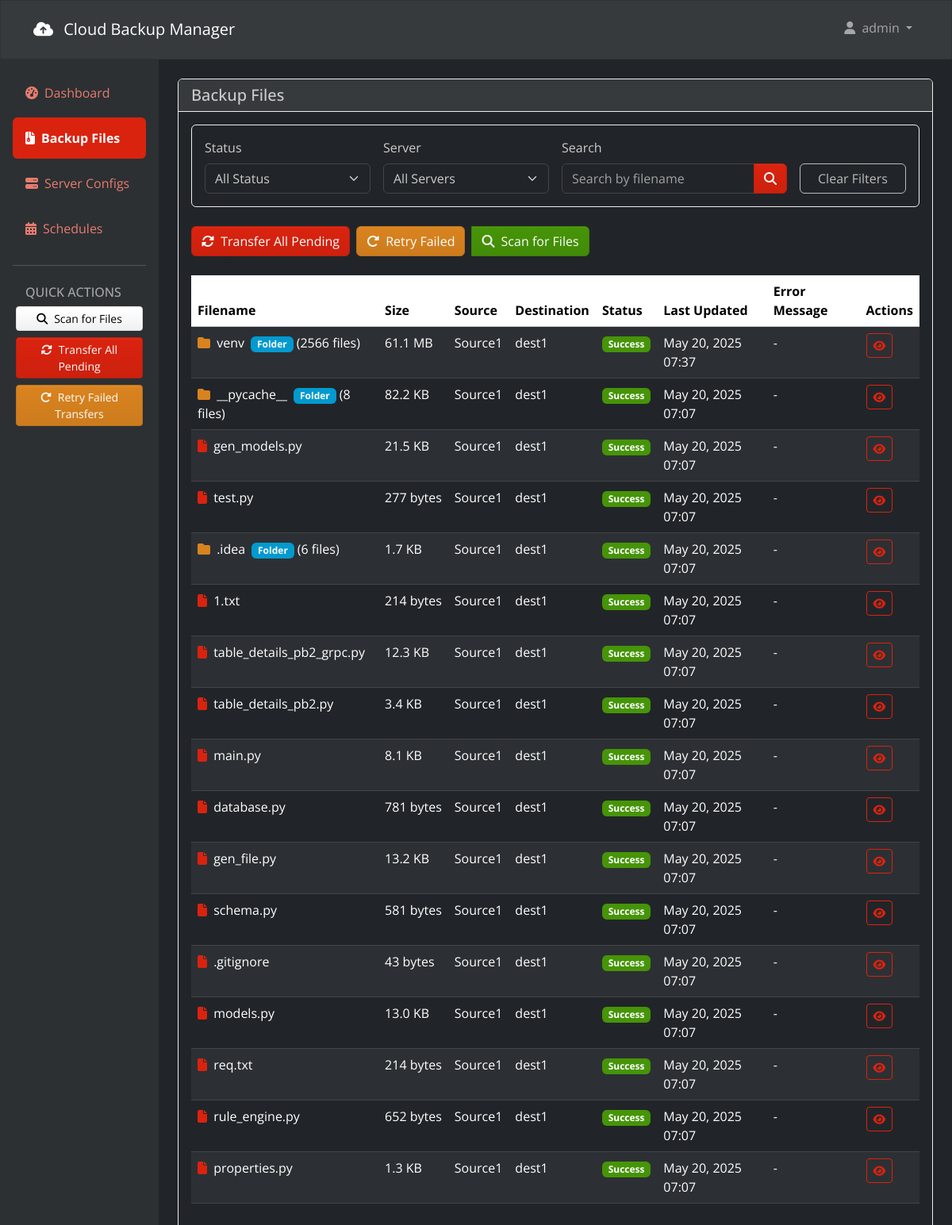
/files/ (signed in), run on the app's committed database.
### backup_app/models.py (models this page shows, shortened)
class BackupFile(models.Model):
    filename = models.CharField(max_length=256)
    file_size = models.BigIntegerField(blank=True, null=True)
    file_created_at = models.DateTimeField(blank=True, null=True)
    file_modified_at = models.DateTimeField(blank=True, null=True)
    source_path = models.CharField(max_length=512)
    destination_path = models.CharField(max_length=512)
    status = models.CharField(
        max_length=20,
        choices=TransferStatus.choices,
        default=TransferStatus.PENDING
    )
    error_message = models.TextField(blank=True, null=True)
    retry_count = models.IntegerField(default=0)
    created_at = models.DateTimeField(default=timezone.now)
    updated_at = models.DateTimeField(auto_now=True)
    source_server = models.ForeignKey(ServerConfig, on_delete=models.CASCADE, related_name='source_files')
    destination_server = models.ForeignKey(ServerConfig, on_delete=models.CASCADE, related_name='destination_files')
    user = models.ForeignKey(User, on_delete=models.CASCADE, related_name='backup_files')
    is_folder = models.BooleanField(default=False)
    files_count = models.IntegerField(default=0)

class ServerConfig(models.Model):
    name = models.CharField(max_length=64)
    host = models.CharField(max_length=120)
    port = models.IntegerField(default=22)
    username = models.CharField(max_length=64)
    password = models.CharField(max_length=256, blank=True, null=True)
    private_key = models.TextField(blank=True, null=True)
    remote_path = models.CharField(max_length=256)
    server_type = models.CharField(max_length=20)  # 'source' or 'destination'
    user = models.ForeignKey(User, on_delete=models.CASCADE, related_name='server_configs')
    created_at = models.DateTimeField(default=timezone.now)

### backup_app/views/dashboard_views.py (the view)
# urls.py: path('files/', dashboard_views.file_list, name='file_list'),
@login_required
def file_list(request):
    status_filter = request.GET.get('status', '')
    server_filter = request.GET.get('server', '')
    search_query = request.GET.get('search', '')
    files = BackupFile.objects.filter(user=request.user)
    if status_filter and status_filter != 'all':
        files = files.filter(status=status_filter)
    if server_filter and server_filter != 'all':
        server_id = int(server_filter)
        files = files.filter(source_server_id=server_id) | files.filter(destination_server_id=server_id)
    if search_query:
        files = files.filter(filename__icontains=search_query)
    files = files.order_by('-updated_at')
    servers = ServerConfig.objects.filter(user=request.user)
    context = {
        'title': 'Backup Files',
        'files': files,
        'servers': servers,
        'status_filter': status_filter,
        'server_filter': server_filter,
        'search_query': search_query,
        'status_choices': TransferStatus.choices,
    }
    return render(request, 'backup_app/file_list.html', context)

### templates/backup_app/file_list.html (shortened to what this page needs)
{% extends 'backup_app/base.html' %}
{% block main_content %}
<div class="card mb-4">
    <div class="card-body">
        <form method="get" action="{% url 'file_list' %}" class="row g-3 align-items-end">
            <div class="col-md-3">
                <label for="statusFilter" class="form-label">Status</label>
                <select class="form-select" id="statusFilter" name="status">
                    <option value="all" {% if status_filter == 'all' or not status_filter %}selected{% endif %}>All Status</option>
                </select>
            </div>
            <div class="col-md-3">
                <label for="serverFilter" class="form-label">Server</label>
                <select class="form-select" id="serverFilter" name="server">
                    <option value="all" {% if server_filter == 'all' or not server_filter %}selected{% endif %}>All Servers</option>
                </select>
            </div>
            <div class="col-md-4">
                <label for="searchQuery" class="form-label">Search</label>
                <div class="input-group">
                    <input type="text" class="form-control" id="searchQuery" name="search" placeholder="Search by filename" value="{{ search_query }}">
                    <button class="btn btn-primary" type="submit"><i class="fas fa-search"></i></button>
                </div>
            </div>
            <div class="col-md-2">
                <a href="{% url 'file_list' %}" class="btn btn-outline-secondary w-100">Clear Filters</a>
            </div>
        </form>
    </div>
</div>
<div class="mb-4">
    <div class="btn-group">
        <form action="{% url 'initiate_transfer_all' %}" method="post" class="d-inline">
            <button type="submit" class="btn btn-primary">
                <i class="fas fa-sync-alt me-1"></i> Transfer All Pending
            </button>
        </form>
        <form action="{% url 'retry_failed' %}" method="post" class="d-inline ms-2">
            <button type="submit" class="btn btn-warning">
                <i class="fas fa-redo-alt me-1"></i> Retry Failed
            </button>
        </form>
        <button type="button" class="btn btn-success ms-2" data-bs-toggle="modal" data-bs-target="#scanModal">
            <i class="fas fa-search me-1"></i> Scan for Files
        </button>
    </div>
</div>
<div class="table-responsive">
    <table class="table table-striped table-hover">
        <thead class="table-light">
            <tr>
                <th>Filename</th>
                <th>Size</th>
                <th>Source</th>
                <th>Destination</th>
                <th>Status</th>
                <th>Last Updated</th>
                <th>Error Message</th>
                <th>Actions</th>
            </tr>
        </thead>
        <tbody>
            {% if files %}
                {% for file in files %}
                    <tr>
                        <td>
                            {% if file.is_folder %}
                                <i class="fas fa-folder text-warning me-1"></i>
                            {% else %}
                                <i class="fas fa-file text-primary me-1"></i>
                            {% endif %}
                            {{ file.filename }}
                            {% if file.is_folder %}
                                <span class="badge bg-info ms-1">Folder</span>
                                {% if file.files_count > 1 %}({{ file.files_count }} files){% endif %}
                            {% endif %}
                        </td>
                        <td>{{ file.file_size|filesizeformat }}</td>
                        <td>{{ file.source_server.name }}</td>
                        <td>{{ file.destination_server.name }}</td>
                        <td>
                            {% if file.status == 'success' %}
                                <span class="badge bg-success">Success</span>
                            {% elif file.status == 'failed' %}
                                <span class="badge bg-danger">Failed</span>
                            {% elif file.status == 'pending' %}
                                <span class="badge bg-warning text-dark">Pending</span>
                            {% elif file.status == 'in_progress' %}
                                <span class="badge bg-info">In Progress</span>
                            {% elif file.status == 'retrying' %}
                                <span class="badge bg-secondary">Retrying</span>
                            {% endif %}
                        </td>
                        <td>{{ file.updated_at|date:"M d, Y H:i" }}</td>
                        <td>
                            {% if file.status == 'failed' and file.error_message %}
                                <span class="text-danger" title="{{ file.error_message }}">{{ file.error_message|truncatechars:50 }}</span>
                            {% else %}
                                <span>-</span>
                            {% endif %}
                        </td>
                        <td>
                            <div class="btn-group btn-group-sm">
                                <a href="{% url 'file_detail' file.id %}" class="btn btn-outline-primary" title="View Details">
                                    <i class="fas fa-eye"></i>
                                </a>
                            </div>
                        </td>
                    </tr>
                {% endfor %}
            {% endif %}
        </tbody>
    </table>
</div>
{% endblock %}

### templates/backup_app/base.html (shortened to what this page needs)
{% load static %}
<!DOCTYPE html>
<html lang="en" data-bs-theme="dark">
<head>
    <link href="https://cdn.jsdelivr.net/npm/bootswatch@5.3.3/dist/simplex/bootstrap.min.css" rel="stylesheet" />
    <link rel="stylesheet" href="https://cdnjs.cloudflare.com/ajax/libs/font-awesome/6.4.0/css/all.min.css" />
</head>
<body>
    <nav class="navbar navbar-expand-lg navbar-dark bg-dark">
        <div class="container">
            <a class="navbar-brand" href="{% url 'dashboard' %}">
                <i class="fas fa-cloud-upload-alt me-2"></i>
                Cloud Backup Manager
            </a>
            <div class="collapse navbar-collapse" id="navbarNav">
                <ul class="navbar-nav ms-auto">
                    {% if user.is_authenticated %}
                    <li class="nav-item dropdown">
                        <a
                            class="nav-link dropdown-toggle"
                            href="#"
                            id="userDropdown"
                            role="button"
                            data-bs-toggle="dropdown"
                            aria-expanded="false"
                        >
                            <i class="fas fa-user me-1"></i> {{ user.username }}
                        </a>
                    </li>
                    {% endif %}
                </ul>
            </div>
        </div>
    </nav>
    <div class="container-fluid p-0">
        {% if user.is_authenticated %}
        <div class="row g-0">
            <div class="col-md-3 col-lg-2 sidebar p-3 bg-body-tertiary">
                <div class="d-flex flex-column">
                    <ul class="nav nav-pills flex-column mb-auto">
                        <li class="nav-item">
                            <a
                                href="{% url 'dashboard' %}"
                                class="nav-link {% if request.resolver_match.url_name == 'dashboard' %}active{% endif %}"
                            >
                                <i class="fas fa-tachometer-alt me-2"></i>Dashboard
                            </a>
                        </li>
                        <li class="nav-item">
                            <a
                                href="{% url 'file_list' %}"
                                class="nav-link {% if request.resolver_match.url_name == 'file_list' or request.resolver_match.url_name == 'file_detail' %}active{% endif %}"
                            >
                                <i class="fas fa-file-archive me-2"></i>Backup Files
                            </a>
                        </li>
                        <li class="nav-item">
                            <a
                                href="{% url 'server_list' %}"
                                class="nav-link {% if 'server' in request.resolver_match.url_name %}active{% endif %}"
                            >
                                <i class="fas fa-server me-2"></i>Server Configs
                            </a>
                        </li>
                        <li class="nav-item">
                            <a
                                href="{% url 'schedule_list' %}"
                                class="nav-link {% if 'schedule' in request.resolver_match.url_name %}active{% endif %}"
                            >
                                <i class="fas fa-calendar-alt me-2"></i>Schedules
                            </a>
                        </li>
                    </ul>
                    <hr class="mt-3" />
                    <h6 class="sidebar-heading px-3 mt-2 mb-2 text-muted text-uppercase">
                        Quick Actions
                    </h6>
                    <div class="d-grid gap-2 px-1">
                        <button
                            type="button"
                            class="btn btn-sm btn-secondary"
                            data-bs-toggle="modal"
                            data-bs-target="#scanModal"
                        >
                            <i class="fas fa-search me-2"></i>Scan for Files
                        </button>
                        <a
                            href="{% url 'initiate_transfer_all' %}"
                            class="btn btn-sm btn-primary"
                            onclick="event.preventDefault(); document.getElementById('transfer-all-form').submit();"
                        >
                            <i class="fas fa-sync-alt me-2"></i>Transfer All Pending
                        </a>
                        <a
                            href="{% url 'retry_failed' %}"
                            class="btn btn-sm btn-warning"
                            onclick="event.preventDefault(); document.getElementById('retry-form').submit();"
                        >
                            <i class="fas fa-redo-alt me-2"></i>Retry Failed Transfers
                        </a>
                    </div>
                </div>
            </div>
            <div class="col-md-9 col-lg-10 content p-4">
                <div class="card shadow-sm">
                    <div class="card-header bg-body-secondary">
                        <h5 class="card-title mb-0">
                            {% block page_title %}{{ title|default:"Page Title" }}{% endblock %}
                        </h5>
                    </div>
                    <div class="card-body">{% block main_content %}{% endblock %}</div>
                </div>
            </div>
        </div>
    {% endif %}
</div>
</body>
</html>

### templates/backup_app/base.html (style rules this page uses)
body { min-height: 100vh; display: flex; flex-direction: column; }
.sidebar { min-height: calc(100vh - 56px); }
.content { flex: 1; }
.nav-link { border-radius: 0.25rem; margin-bottom: 0.25rem; }
.nav-link.active { font-weight: bold; }

### data on the page
BackupFile: is_folder True (drawn), filename "venv", files_count "2566", file_size|filesizeformat "61.1 MB", source_server.name "Source1", destination_server.name "dest1", status "Success", updated_at "May 20, 2025 07:37"
BackupFile: is_folder True (drawn), filename "__pycache__", files_count "8", file_size|filesizeformat "82.2 KB", source_server.name "Source1", destination_server.name "dest1", status "Success", updated_at "May 20, 2025 07:07"
BackupFile: is_folder False (drawn), filename "gen_models.py", file_size|filesizeformat "21.5 KB", source_server.name "Source1", destination_server.name "dest1", status "Success", updated_at "May 20, 2025 07:07"
BackupFile: is_folder False (drawn), filename "test.py", file_size|filesizeformat "277 bytes", source_server.name "Source1", destination_server.name "dest1", status "Success", updated_at "May 20, 2025 07:07"
BackupFile: is_folder True (drawn), filename ".idea", files_count "6", file_size|filesizeformat "1.7 KB", source_server.name "Source1", destination_server.name "dest1", status "Success", updated_at "May 20, 2025 07:07"
BackupFile: is_folder False (drawn), filename "1.txt", file_size|filesizeformat "214 bytes", source_server.name "Source1", destination_server.name "dest1", status "Success", updated_at "May 20, 2025 07:07"
BackupFile: is_folder False (drawn), filename "table_details_pb2_grpc.py", file_size|filesizeformat "12.3 KB", source_server.name "Source1", destination_server.name "dest1", status "Success", updated_at "May 20, 2025 07:07"
BackupFile: is_folder False (drawn), filename "table_details_pb2.py", file_size|filesizeformat "3.4 KB", source_server.name "Source1", destination_server.name "dest1", status "Success", updated_at "May 20, 2025 07:07"
BackupFile: is_folder False (drawn), filename "main.py", file_size|filesizeformat "8.1 KB", source_server.name "Source1", destination_server.name "dest1", status "Success", updated_at "May 20, 2025 07:07"
BackupFile: is_folder False (drawn), filename "database.py", file_size|filesizeformat "781 bytes", source_server.name "Source1", destination_server.name "dest1", status "Success", updated_at "May 20, 2025 07:07"
BackupFile: is_folder False (drawn), filename "gen_file.py", file_size|filesizeformat "13.2 KB", source_server.name "Source1", destination_server.name "dest1", status "Success", updated_at "May 20, 2025 07:07"
BackupFile: is_folder False (drawn), filename "schema.py", file_size|filesizeformat "581 bytes", source_server.name "Source1", destination_server.name "dest1", status "Success", updated_at "May 20, 2025 07:07"
BackupFile: is_folder False (drawn), filename ".gitignore", file_size|filesizeformat "43 bytes", source_server.name "Source1", destination_server.name "dest1", status "Success", updated_at "May 20, 2025 07:07"
BackupFile: is_folder False (drawn), filename "models.py", file_size|filesizeformat "13.0 KB", source_server.name "Source1", destination_server.name "dest1", status "Success", updated_at "May 20, 2025 07:07"
BackupFile: is_folder False (drawn), filename "req.txt", file_size|filesizeformat "214 bytes", source_server.name "Source1", destination_server.name "dest1", status "Success", updated_at "May 20, 2025 07:07"
BackupFile: is_folder False (drawn), filename "rule_engine.py", file_size|filesizeformat "652 bytes", source_server.name "Source1", destination_server.name "dest1", status "Success", updated_at "May 20, 2025 07:07"
BackupFile: is_folder False (drawn), filename "properties.py", file_size|filesizeformat "1.3 KB", source_server.name "Source1", destination_server.name "dest1", status "Success", updated_at "May 20, 2025 07:07"

### other printed values
{{ user.username }} "admin"
{{ title|default:"Page Title" }} "Backup Files"
